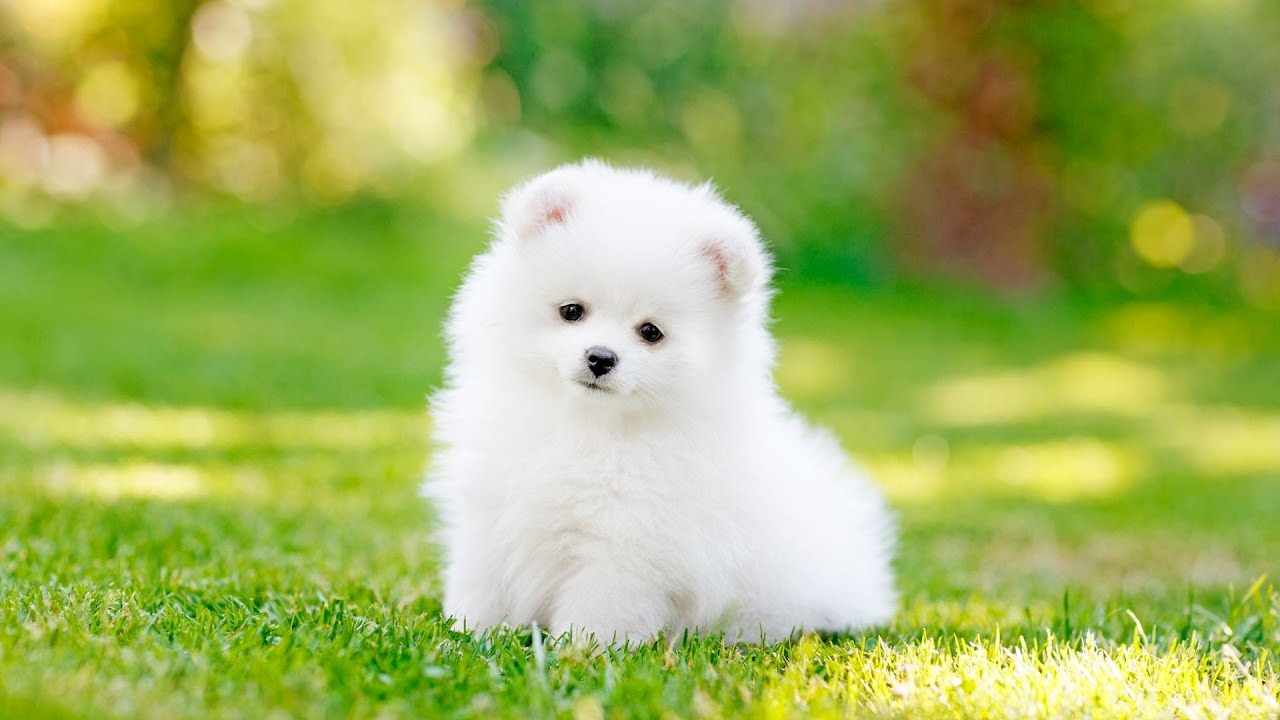
#> input picture whitepup.jpg, 1280 x 720 px
$ jupyter execute tutorial1.ipynb   (shell and % lines are left out)
#> lines starting #> are read from the running program, lines starting #| are printed output that depends on the picture
# Image Processing Basic Concepts

### This file walks the reader through the basic concepts needed to get started with image processing

# 1. Load an Image

[cell 1]
import imutils
import cv2
from matplotlib import pyplot as plt

Reading the image from the file and display it

[cell 2]
img = cv2.imread('whitepup.jpg')
#> img is the input picture: shape (720, 1280, 3); mean B, G, R 92.7, 178.2, 159.3

This is to show a pop-up image. Press Any Key to exit.

(Don't use the X to exit! It uses the same kernel as jupyter and if you dont let jupyter close the window everything will hang, congrats)

[cell 3]
cv2.startWindowThread()
cv2.namedWindow('Pupper')
cv2.imshow('Pupper',img)
cv2.waitKey(0)
cv2.destroyAllWindows()

A safer and more easily documented way. But remember: OpenCV uses BGR while matplotlib uses RGB

[cell 4]
plt.imshow(img)
plt.show()

[cell 5]
h,w,d = img.shape
#> h = 720; w = 1280; d = 3
h,w,d
#> Out = (720, 1280, 3)
#height (rows), width, depth (rgb)

There is an annoying label and border. Let's define a function to plot for us

[cell 6]
def cvplot(img,title):
    plt.imshow(img)
    plt.axis('off')
    plt.tick_params(
        axis = 'both',      # changes apply to both
        which='both',      # both major and minor ticks are affected
        bottom=False,      # ticks along the bottom edge are off
        top=False,         # ticks along the top edge are off
        labelbottom=False,
        labeltop = False) # labels along the bottom edge are off
    plt.title(title)
    plt.show()

# 2. Color Pixels and Slicing Images

- A color space, for example, (<font color='red'>R</font>, <font color='green'>G</font>, <font color='blue'>B</font>)

- Pixel range [0,255] each for B, G, R. aka total number of colors possible = $256^{3}$ = approx 16 million. That's why LED displays have 16M colors! Now you know that's an ad gimmick :X )

Let's get the Pixel Color Values for middle pixel in the image

[cell 7]
import math
b,g,r = img[math.ceil(h/2),math.ceil(w/2)]
#> b = 231; g = 229; r = 229
b,g,r
#> Out = (231, 229, 229)

I want to try extracting the doggo using slicing (manually for now)

From the plot above, the doggo's face is approximately from: 300 to 400(height) and 500 to 700 (width)

[cell 8]
cvplot(img[300:400,500:700],'Zoom Doggo')
#> in cvplot, `plt.show()`:
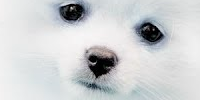
#> shown: shape (100, 200, 3); mean R, G, B 205.2, 207.5, 209.2
# plt.show()

UwU

# 3. Aspect Ratios and Resizing

- Doggo is very large (720, 1280, 3)
- Shrink doggo but dont distort
- Processing is faster on smaller images

We can use a multiple of the original image size:

[cell 9]
targetsize = (math.ceil(w/2),math.ceil(h/2))
#> targetsize = (640, 360)
smallimg = cv2.resize(img,targetsize)
cvplot(smallimg, 'Smol Doggo')

That looks the same but if you notice the pixel value labels it actually is smaller than the one above :)

Another way is to specify the aspect ratio. Aspect ratio is defined as: The ratio of the height to the width.

$ Aspect Ratio (r) = \frac{Height (h) }{ Width (w) }$

So, for the image above, its

$ 720/1280 = 0.5625 $

So, to calculate the correct aspect ratio if we want the image width to be 400 px, then, the height is:

$ 0.5625 x 400 = 225 $

Let's set this:

[cell 10]
# targetsize = (math.ceil(w/2),math.ceil(h/2))
smallimg2 = cv2.resize(img,(400,225))
cvplot(smallimg2, 'Another smol doggo')

That was a lot of unecessary math. Let's automate it xD

[cell 11]
def getaspect(img):
    ar= img.shape[0]/img.shape[1]
#> ar = 0.562
    return int(img.shape[1]), int(img.shape[1]*ar)

[cell 12]
cvplot(cv2.resize(img, getaspect(img)), 'Aspect Doggo')

Now that we have a useful function to do that for us, we can continue to change the size without repeatedly calcualting it manually! :)

# 4. Rotating Images

Since an image is basically a very large matrix, we rotate it by multipling with a rotation matrix.
A rotation matrix is a predefined matrix that when multiplied with the Original matrix, results in the new rotated matrix.

For Example, for a 2x2 matrix, the Rotation Matrix R is given by:

\begin{bmatrix}
cos\theta & sin\theta\\
-sin\theta & cos\theta
\end{bmatrix}

Where theta is the angle of rotation. By convention, theta is positive for CCW rotation and negative for clockwise rotation.
i.e. to rotate by 90 degrees Clockwise, you substitute -90 in the matrix:

\begin{bmatrix}
cos(-90) & sin(-90)\\
-sin(-90) & cos(-90)
\end{bmatrix}

Which results in the matrix:
\begin{bmatrix}
-0.5 & 0\\
0 & 0.5
\end{bmatrix}

So now, if we want to rotate our image, we multiply it with this matrix, and the result is the rotated matrix!

But anyway, we don't have to calculate this, we can do it on openCV. Just remember:
CW IS NEGATIVE!!!

[cell 13]
# Find the center of the image as the point at which we want to rotate it by
center = w//2, h//2
#> center = (640, 360)

# get the rotation matrix
R = cv2.getRotationMatrix2D(center,-45,1.0)
rot_img = cv2.warpAffine(img, R, (w,h))
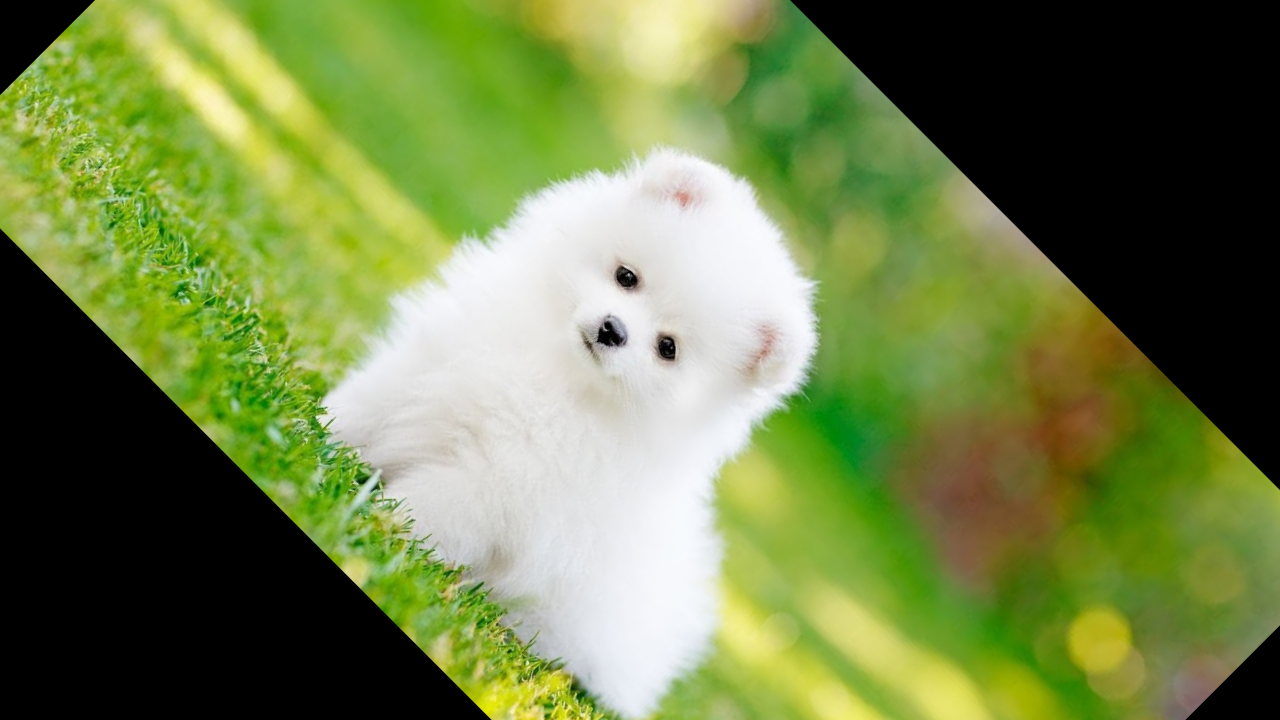
#> rot_img: shape (720, 1280, 3); mean B, G, R 71.9, 128.6, 112.7

[cell 14]
cvplot(rot_img, 'Sideways Doggo')

Or, use imutils to rotate it:

[cell 15]
rotated = imutils.rotate(img, -95)
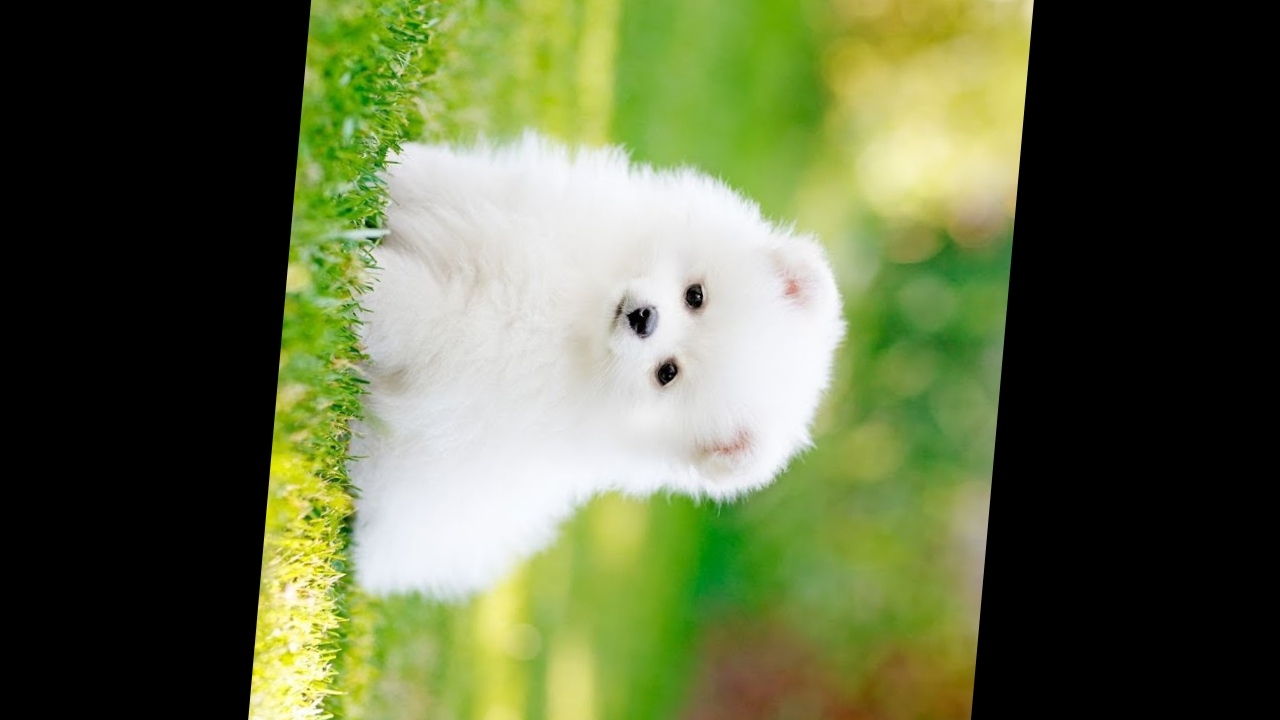
#> rotated: shape (720, 1280, 3); mean B, G, R 66.9, 105.5, 95.4
cvplot(rotated, 'Doggo is still rotating')

If you dont want it to be clipped:

[cell 16]
rotated = imutils.rotate_bound(img, 155) # take out the negative
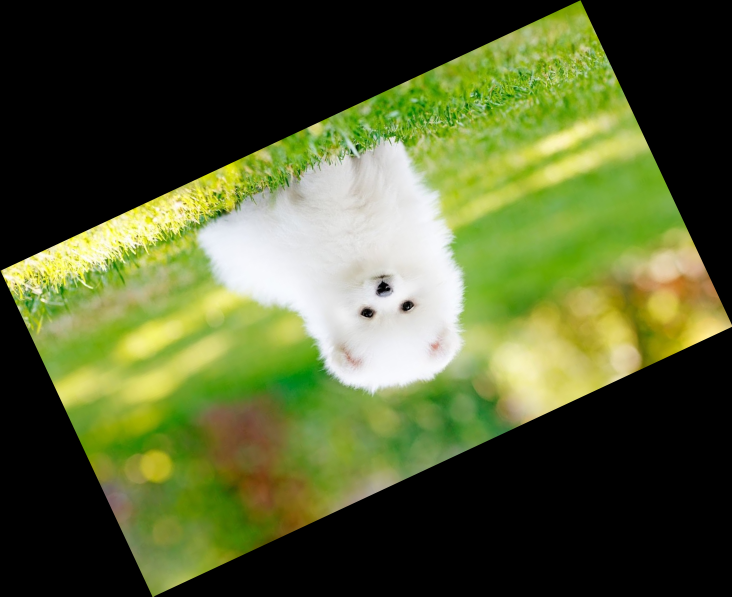
#> rotated: shape (1193, 1464, 3) (shown at 1/2 size); mean B, G, R 48.9, 94, 84
cvplot(rotated, 'Doggo is rotated')

# 5. Smoothing

Types of Smoothing

- Gaussian Blur: `cv2.GaussianBlur()` Gaussian filter takes the a neighborhood around the pixel and finds its Gaussian weighted average. This Gaussian filter is a function of space alone, that is, nearby pixels are considered while filtering

- Averaging: Convolving the image with a normalized box filter. It simply takes the average of all the pixels under kernel area and replaces the central element with this average.
`cv2.boxFilter()`

- Median Filter: `cv2.medianBlur()`computes the median of all the pixels under the kernel window and the central pixel is replaced with this median value. This is highly effective in removing salt-and-pepper noise.

- Bilateral Filter: `cv2.bilateralFilter()`, which was defined for, and is highly effective at noise removal while preserving edges. But the operation is slower compared to other filter

This <a href = "https://opencv-python-tutroals.readthedocs.io/en/latest/py_tutorials/py_imgproc/py_filtering/py_filtering.html"> Link </a> has more detailed explanations.

Let's try some filters:

[cell 17]
# width and height of the kernel should be positive and odd
kernel = (53,53)

# setting standard deviation as 0 for X will make Y also equal 0.
gblur = cv2.GaussianBlur(img, kernel, 0)
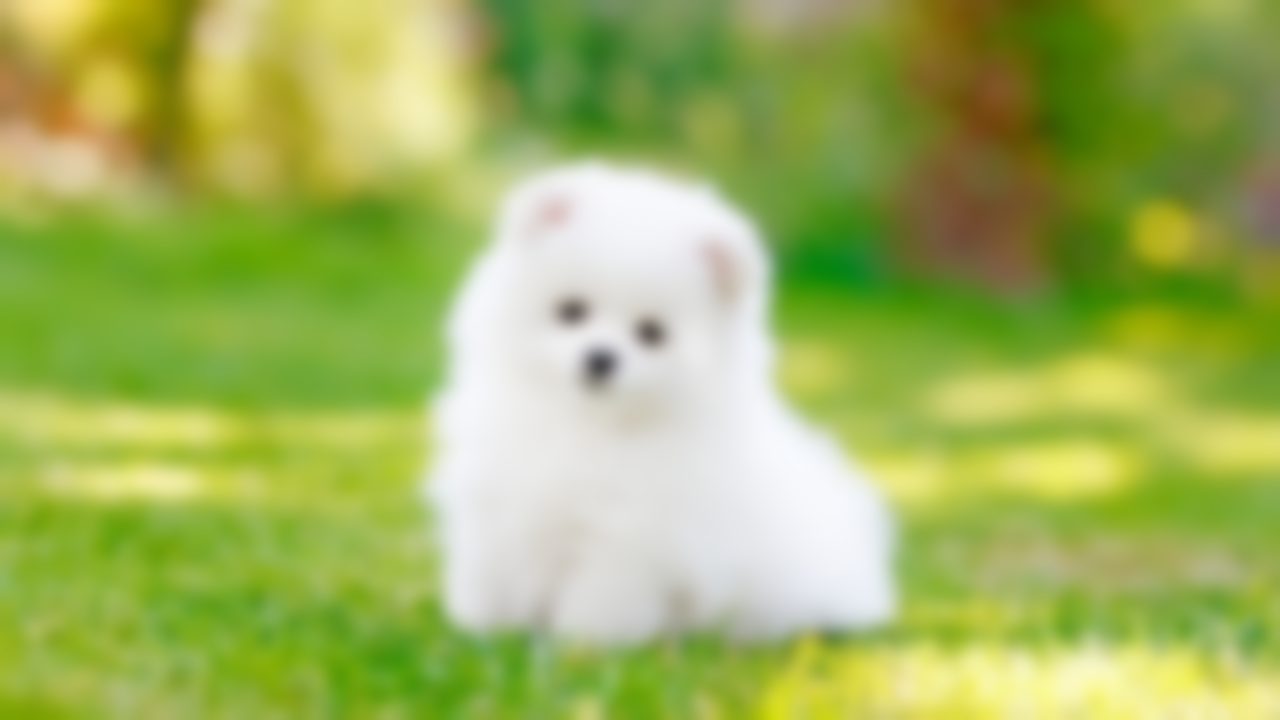
#> gblur: shape (720, 1280, 3); mean B, G, R 92.7, 178.2, 159.3


plt.subplot(121),cvplot(gblur, 'Gaussian Blur Doggo')
plt.subplot(122),cvplot(img, 'Original Doggo')

[cell 18]
kernel = (53,53)
avgfilt = cv2.blur(img,kernel)
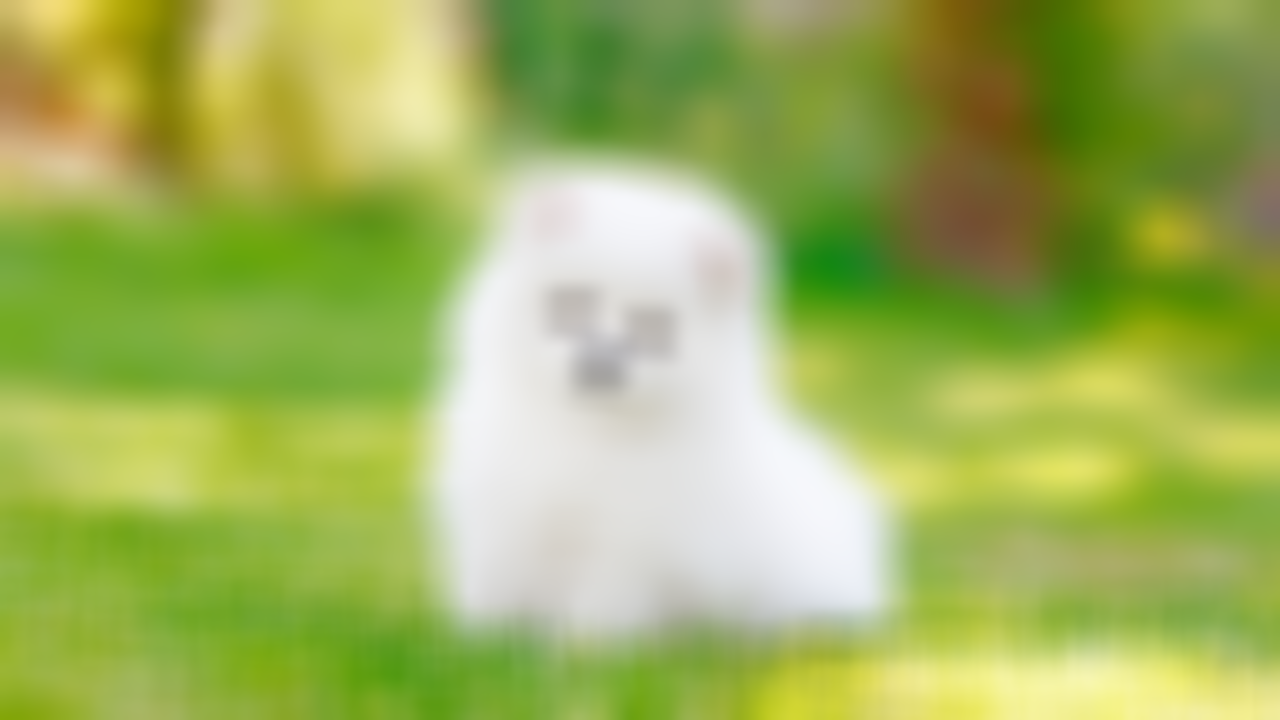
#> avgfilt: shape (720, 1280, 3); mean B, G, R 92.7, 178.2, 159.3

plt.subplot(121),cvplot(avgfilt, 'Median Filter Doggo')
plt.subplot(122),cvplot(img, 'Original Doggo')
